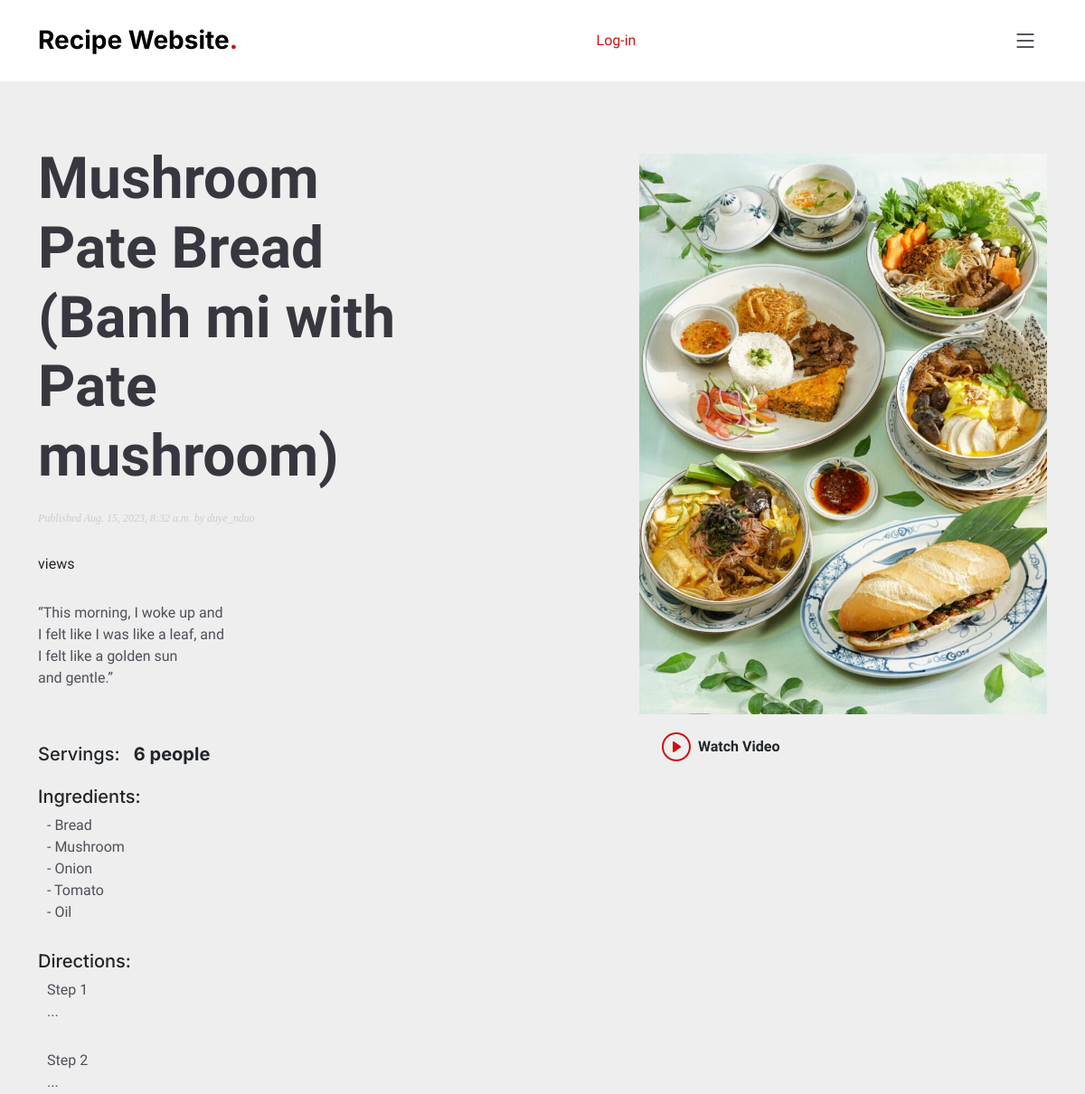
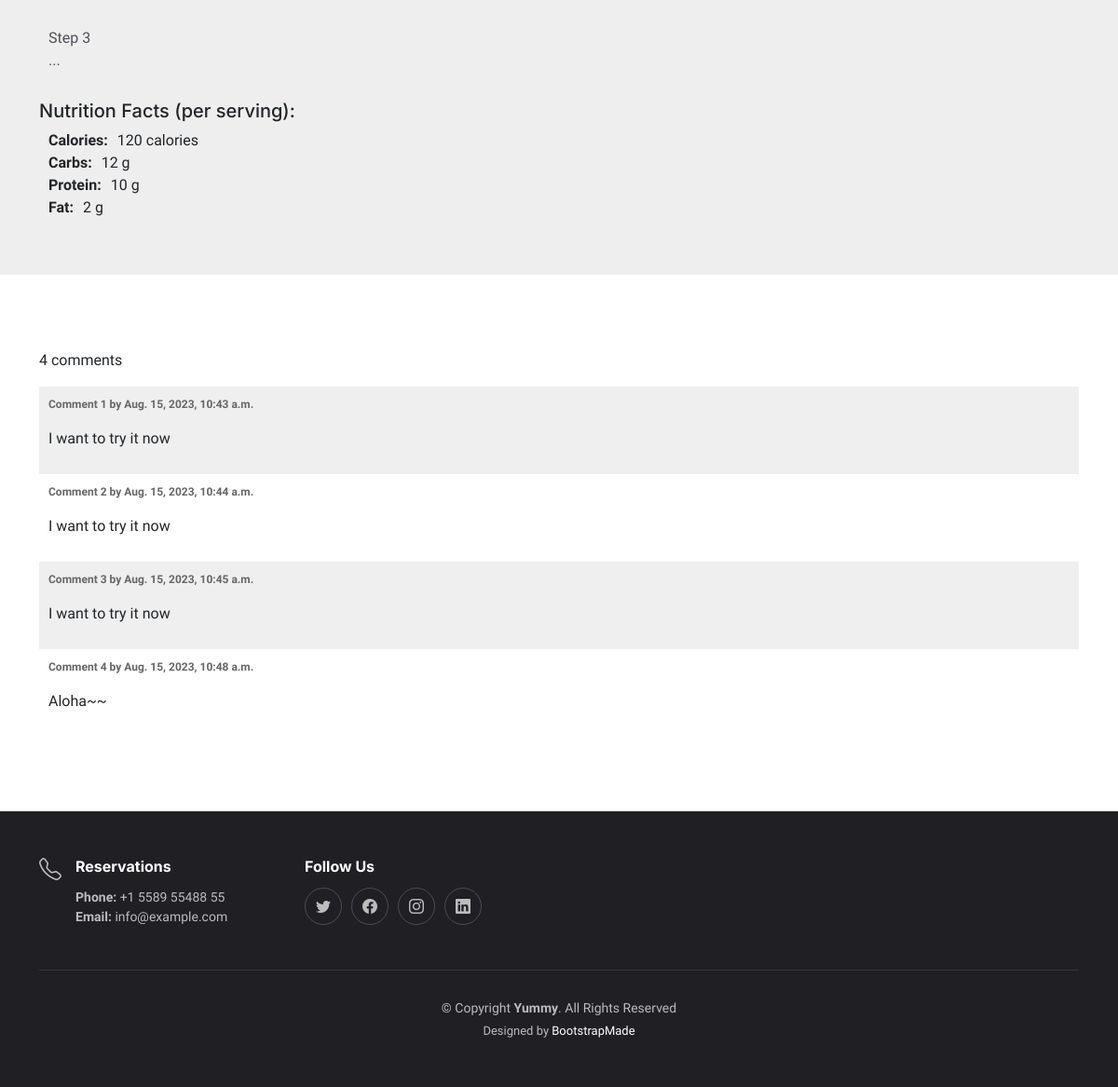
The page /menu/mushroom-pate-bread-banh-mi-with-pate-mushroom/2023/8/15/ on the database its author committed (2 pictures, top to bottom).
### recipe/models.py (models this page shows, shortened)
class Post(models.Model):
    STATUS_CHOICES = ( ('draft', 'Draft'), ('published', 'Published'), )
    title = models.CharField(max_length=250)
    slug = models.SlugField(max_length=250, unique=True)
    author = models.ForeignKey(User, on_delete=models.CASCADE, related_name='recipe_posts')
    body = models.TextField(blank=True)
    image = models.ImageField(upload_to='posts/image/%Y/%m/%d/', blank=True)
    video = models.FileField(upload_to='posts/video/%Y/%m/%d/', blank=True)
    url = models.URLField()
    publish = models.DateTimeField(default=timezone.now)
    created = models.DateTimeField(auto_now_add=True)
    updated = models.DateTimeField(auto_now=True)
    status = models.CharField(max_length=10, choices=STATUS_CHOICES, default='draft')
    objects = models.Manager() # The default manager.
    published = PublishedManager() # Our custom manager.
    score = models.IntegerField(default=0,
        validators=[
            MaxValueValidator(5),
            MinValueValidator(0),
        ]
    )
    servings = models.IntegerField(default=0)
    ingredients = models.TextField(blank=True)
    direction_step = models.TextField(blank=True)
    nutrition_calories = models.IntegerField(default=0)
    nutrition_carbs = models.IntegerField(default=0)
    nutrition_protein = models.IntegerField(default=0)
    nutrition_fat = models.IntegerField(default=0)
    class Meta:
        ordering = ('-publish',)
    def get_absolute_url_home(self):
        return reverse('recipe:post_detail_home', args=[ self.slug, self.publish.year, self.publish.month, self.publish.day])

class Comment(models.Model):
    post = models.ForeignKey(Post, on_delete=models.CASCADE, related_name='comments')
    name = models.ForeignKey(User, on_delete=models.CASCADE, related_name='recipe_comments')
    body = models.TextField()
    created = models.DateTimeField(auto_now_add=True)
    updated = models.DateTimeField(auto_now=True)
    active = models.BooleanField(default=True)
    class Meta:
        ordering = ('created',)

### recipe/views.py (the view)
# urls.py: path('<slug:post>/<int:year>/<int:month>/<int:day>/', views.post_detail_home, name='post_detail_home'),
def post_detail_home(request, year, month, day, post):
    post = get_object_or_404(Post, slug=post,
                             status='published',
                             publish__year=year,
                             publish__month=month,
                             publish__day=day)
    comments = post.comments.filter(active=True)
    total_views = r.incr(f'post:{post.id}:views')
    r.zincrby('post_ranking', 1, post.id)
    return render(request, 'account/detail.html', {'post': post,
                                                   'comments': comments,
                                                   'total_views': total_views})

### account/templates/account/detail.html (shortened to what this page needs)
{% extends "base.html" %}
{% block content %}
    <section id="menu" class="hero d-flex align-items-center section-bg">
        <div class="container">
            <div class="row justify-content-between gy-5">
                <div class="col-lg-5 order-2 order-lg-1 d-flex flex-column justify-content-center align-items-center align-items-lg-start text-center text-lg-start">
                    <h2 data-aos="fade-up">{{ post.title }}<br></h2>
                    <p class="date"> Published {{ post.publish }} by {{ post.author }} </p>
                    <span class="count"> {{ total_views }} view{{ total_views|pluralize }} </span>
                    <p data-aos="fade-up" data-aos-delay="100">{{ post.body|linebreaks }}</p>
                    {% if post.servings %}
                        <div style="display: flex; margin-bottom: 15px;">
                            <h5>Servings:
                                <b style="padding-left: 10px;">{{ post.servings }} people</b>
                            </h5>
                        </div>
                    {% endif %}
                    <h5>Ingredients: </h5>
                    {% if post.ingredients %}
                        <div style="padding-left: 10px;">{{ post.ingredients|linebreaks }}</div>
                    {% endif %}
                    <h5>Directions: </h5>
                    {% if post.direction_step %}
                        <div style="padding-left: 10px;">{{ post.direction_step|linebreaks }}</div>
                    {% endif %}
                    <h5>Nutrition Facts (per serving): </h5>
                    {% if post.nutrition_calories %}
                        <div style="display: flex;">
                            <div style="padding-left: 10px;"><b>Calories: </b></div>
                            <div style="padding-left: 10px;"><span>{{ post.nutrition_calories }} calories</span></div>
                        </div>
                    {% endif %}
                    {% if post.nutrition_carbs %}
                        <div style="display: flex;">
                            <div style="padding-left: 10px;"><b>Carbs: </b></div>
                            <div style="padding-left: 10px;"><span>{{ post.nutrition_carbs }} g</span></div>
                        </div>
                    {% endif %}
                    {% if post.nutrition_protein %}
                        <div style="display: flex;">
                            <div style="padding-left: 10px;"><b>Protein: </b></div>
                            <div style="padding-left: 10px;"><span>{{ post.nutrition_protein }} g</span></div>
                        </div>
                    {% endif %}
                    {% if post.nutrition_fat %}
                        <div style="display: flex;">
                            <div style="padding-left: 10px;"><b>Fat: </b></div>
                            <div style="padding-left: 10px;"><span>{{ post.nutrition_fat }} g</span></div>
                        </div>
                    {% endif %}
                </div>
                <div class="col-lg-5 order-1 order-lg-2 text-center text-lg-start">
                    {% load thumbnail %}
                    {% if post.image %}
                        {% if request.user.is_authenticated %}
                            {% thumbnail post.image 526x526 crop="smart" as im %}
                            <a href="{{ post.get_absolute_url }}"><img style="padding-top: 10px;" src="{{ im.url }}" class="menu-img img-fluid" alt=""></a>
                        {% else %}
                            {% thumbnail post.image 526x526 crop="smart" as im %}
                            <a href="{{ post.get_absolute_url_home }}"><img style="padding-top: 10px;" src="{{ im.url }}" class="menu-img img-fluid" alt=""></a>
                        {% endif %}
                    {% endif %}
                    {% if post.video %}
                        <div class="d-flex" style="padding-top: 20px;" data-aos="fade-up" data-aos-delay="200">
                            <a href="{{ post.video.url }}" class="glightbox btn-watch-video d-flex align-items-center"><i class="bi bi-play-circle"></i><span>Watch Video</span></a>
                        </div>
                    {% endif %}
                </div>
            </div>
        </div>
    </section>
    <div class="contact">
        <div class="container">
                {% with comments.count as total_comments %}
                    <p>{{ total_comments }} comment{{ total_comments|pluralize }}</p>
                {% endwith %}
                {% for comment in comments %}
                    <div class="comment">
                        <p class="info"> Comment {{ forloop.counter }} by {{ request.user.first_name }} {{ comment.created }} </p>
                        {{ comment.body|linebreaks }}
                    </div>
                    {% empty %}
                    <p>There are no comments yet.</p>
                {% endfor %}
        </div>
    </div>
{% endblock %}

### account/static/assets/css/main.css (style rules this page uses)
:root { --font-default: "Open Sans", system-ui, -apple-system, "Segoe UI", Roboto, "Helvetica Neue", Arial, "Noto Sans", "Liberation Sans", sans-serif, "Apple Color Emoji", "Segoe UI Emoji", "Segoe UI Symbol", "Noto Color Emoji"; --font-primary: "Amatic SC", sans-serif; --font-secondary: "Inter", sans-serif; }
:root { --color-default: #212529; --color-primary: #ce1212; --color-secondary: #37373f; }
:root { scroll-behavior: smooth; }
body { font-family: var(--font-default); color: var(--color-default); }
a { color: var(--color-primary); text-decoration: none; }
h1, h2, h3, h4, h5, h6 { font-family: var(--font-secondary); }
section { overflow: hidden; padding: 80px 0; }
.section-bg { background-color: #eee; }
section { scroll-margin-top: 90px; }
.contact { padding: 80px 0; }
.hero { width: 100%; background-size: cover; position: relative; min-height: 60vh; padding: 160px 0 60px 0; }
.hero h2 { font-size: 64px; font-weight: 700; margin-bottom: 20px; color: var(--color-secondary); font-family: var(--font-primary); }
.hero p { color: #4f4f5a; font-weight: 400; margin-bottom: 30px; }
.hero .btn-watch-video { font-size: 16px; transition: 0.5s; margin-left: 25px; color: var(--font-secondary); font-weight: 600; }
.hero .btn-watch-video i { color: var(--color-primary); font-size: 32px; transition: 0.3s; line-height: 0; margin-right: 8px; }

### account/static/assets/css/recipe.css (style rules this page uses)
p.date { color:#ccc; font-family: georgia, serif; font-size: 12px; font-style: italic; }
.comment { padding:10px; }
.comment:nth-child(even) { background:#efefef; }
.comment .info { font-weight:bold; font-size:12px; color:#666; }

### rows shown on the page
Post: title "Mushroom Pate Bread (Banh mi with Pate mushroom)", publish "Aug. 15, 2023, 8:32 a.m.", author "duye_ndao", body "“This morning, I woke up and I felt like I was like a leaf, and I felt like a golden sun and gentle.”", servings "6", ingredients "- Bread - Mushroom - Onion - Tomato - Oil", direction_step "Step 1 ... Step 2 ... Step 3 ...", nutrition_calories "120", nutrition_carbs "12", nutrition_protein "10", nutrition_fat "2"
Comment: created "Aug. 15, 2023, 10:43 a.m.", body "I want to try it now"
Comment: created "Aug. 15, 2023, 10:44 a.m.", body "I want to try it now"
Comment: created "Aug. 15, 2023, 10:45 a.m.", body "I want to try it now"
Comment: created "Aug. 15, 2023, 10:48 a.m.", body "Aloha~~"

### other values the page prints
{{ total_comments }} "4"
